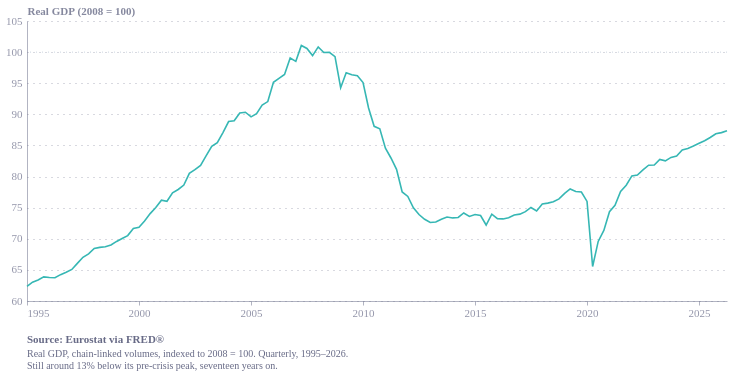

The code cell stored with this chart in its notebook:
### Code cell
import pandas as pd
import altair as alt
from ecostyles import EcoStyles

styles = EcoStyles(); styles.register_and_enable_theme()

BASE_YEAR = 2008  # Eurostat via FRED base

df = (pd.read_csv("../Data/CLVMNACSCAB1GQEL.csv")
        .rename(columns={"observation_date": "date", "CLVMNACSCAB1GQEL": "value"}))
df["date"] = pd.to_datetime(df["date"])
df = df[["date", "value"]].dropna().sort_values("date")

base = df.loc[df["date"].dt.year == BASE_YEAR, "value"].mean()
df["index"] = df["value"] / base * 100
df["series"] = "gdp"

rule_100 = alt.Chart(pd.DataFrame({"y": [100]})).mark_rule(
    color="#cbd5e1", strokeDash=[1, 5], strokeWidth=1).encode(y="y:Q")

line = alt.Chart(df).mark_line(strokeWidth=1.6).encode(
    x=alt.X("date:T", axis=alt.Axis(format="%Y", tickCount=8), title=None),
    y=alt.Y("index:Q", scale=alt.Scale(zero=False), title="Real GDP (2008 = 100)"),
    color=alt.Color("series:N", legend=None))

caption = alt.Title(
    text="Source: Eurostat via FRED®",
    subtitle=[
        "Real GDP, chain-linked volumes, indexed to 2008 = 100. Quarterly, 1995–2026.",
        "Still around 13% below its pre-crisis peak, seventeen years on.",
    ],
    orient="bottom", anchor="start",
    fontSize=11, subtitleFontSize=10,
    color="#676A86", subtitleColor="#676A86", dy=12)

chart = (
    (rule_100 + line)
    .properties(width=700, height=280, title=caption)
    .configure(background="white", font="Circular Std")
    .configure_view(fill="transparent", stroke="transparent")
    .configure_axis(labelColor="#676A86", titleColor="#676A86"))

styles.save(chart, name="greece_GDP", svg=True)
chart

### Figure 1 — Vega-Lite specification as saved in the notebook (floating-point values rounded to 4 significant figures)
{"config": {"font": "Circular Std", "text": {"color": "#676A86", "align": "left", "baseline": "middle", "dx": 7, "dy": 0, "fontSize": 11}, "view": {"stroke": "transparent", "continuousWidth": 400, "continuousHeight": 300, "discreteWidth": 400, "discreteHeight": 300, "fill": "transparent"}, "range": {"category": ["#36B7B4", "#E6224B", "#F4C245", "#0063AF", "#00A767", "#179FDB", "#EB5C2E", "#5C267B", "#122B39"], "diverging": ["#E6224B", "#E54753", "#C9C9C9", "#179FDB", "#122B39"], "heatmap": ["#C9C9C9", "#179FDB", "#0063AF", "#122B39"], "ordinal": ["#00A767", "#36B7B4", "#179FDB", "#0063AF", "#243B5A"]}, "bar": {"color": "#179fdb"}, "line": {"color": "#e6224b"}, "rule": {"color": "#676A86"}, "area": {"opacity": 0.8}, "point": {"filled": true, "size": 80, "color": "#e6224b", "opacity": 0.95}, "geoshape": {"stroke": "white", "strokeWidth": 0.3}, "rect": {"fill": "#d6d4d4", "opacity": 0.3}, "axis": {"labelColor": "#676A86", "labelFontSize": 11, "labelFont": "Circular Std", "labelOpacity": 0.7, "tickColor": "#676A86", "tickOpacity": 0.5, "domainColor": "#676A86", "domainOpacity": 0.5, "gridColor": "#676A86", "gridDash": [2, 2], "gridOpacity": 0.5, "title": null, "titleColor": "#676A86", "titleOpacity": 0.8, "tickSize": 4}, "axisXDiscrete": {"grid": false, "labelAngle": 0, "tickCount": 10, "tickOpacity": 0.5, "title": null}, "axisYDiscrete": {"ticks": false, "labelPadding": 5}, "axisXTemporal": {"grid": false, "ticks": true}, "axisXQuantitative": {"grid": true}, "axisYQuantitative": {"gridColor": "#676A86", "gridDash": [1, 5], "gridOpacity": 0.5, "ticks": false, "labelPadding": 5, "tickCount": 8, "titleAngle": 0, "titleAlign": "left", "titleBaseline": "bottom", "titleX": 0, "titleY": -5}, "title": {"color": "#676A86E6", "subtitleColor": "#676A86", "font": "Circular Std", "subtitleFont": "Circular Std", "anchor": "start", "fontSize": 14, "subtitleFontSize": 12, "subtitlePadding": 4, "offset": 0, "frame": "group"}, "legend": {"titleColor": "#122b39", "title": null, "labelColor": "#122b39", "labelFontSize": 11}, "background": "white"}, "layer": [{"data": {"name": "data-9d78020f76d997398dca41cfa4b6d9e0"}, "mark": {"type": "rule", "color": "#cbd5e1", "strokeDash": [1, 5], "strokeWidth": 1}, "encoding": {"y": {"field": "y", "type": "quantitative"}}}, {"data": {"name": "data-cc271c2f677c384350f651e44cf85886"}, "mark": {"type": "line", "strokeWidth": 1.6}, "encoding": {"color": {"field": "series", "legend": null, "type": "nominal"}, "x": {"axis": {"format": "%Y", "tickCount": 8}, "field": "date", "title": null, "type": "temporal"}, "y": {"field": "index", "scale": {"zero": false}, "title": "Real GDP (2008 = 100)", "type": "quantitative"}}}], "height": 280, "title": {"text": "Source: Eurostat via FRED®", "anchor": "start", "color": "#676A86", "dy": 12, "fontSize": 11, "orient": "bottom", "subtitle": ["Real GDP, chain-linked volumes, indexed to 2008 = 100. Quarterly, 1995–2026.", "Still around 13% below its pre-crisis peak, seventeen years on."], "subtitleColor": "#676A86", "subtitleFontSize": 10}, "width": 700, "$schema": "https://vega.github.io/schema/vega-lite/v6.4.1.json", "datasets": {"data-9d78020f76d997398dca41cfa4b6d9e0": [{"y": 100}], "data-cc271c2f677c384350f651e44cf85886": [{"date": "1995-01-01T00:00:00", "value": 38620.0, "index": 62.35, "series": "gdp"}, {"date": "1995-04-01T00:00:00", "value": 39040.0, "index": 63.03, "series": "gdp"}, {"date": "1995-07-01T00:00:00", "value": 39260.0, "index": 63.38, "series": "gdp"}, {"date": "1995-10-01T00:00:00", "value": 39570.0, "index": 63.88, "series": "gdp"}, {"date": "1996-01-01T00:00:00", "value": 39510.0, "index": 63.78, "series": "gdp"}, {"date": "1996-04-01T00:00:00", "value": 39480.0, "index": 63.74, "series": "gdp"}, {"date": "1996-07-01T00:00:00", "value": 39790.0, "index": 64.23, "series": "gdp"}, {"date": "1996-10-01T00:00:00", "value": 40040.0, "index": 64.63, "series": "gdp"}, {"date": "1997-01-01T00:00:00", "value": 40310.0, "index": 65.07, "series": "gdp"}, {"date": "1997-04-01T00:00:00", "value": 40920.0, "index": 66.05, "series": "gdp"}, {"date": "1997-07-01T00:00:00", "value": 41520.0, "index": 67.02, "series": "gdp"}, {"date": "1997-10-01T00:00:00", "value": 41860.0, "index": 67.57, "series": "gdp"}, {"date": "1998-01-01T00:00:00", "value": 42400.0, "index": 68.44, "series": "gdp"}, {"date": "1998-04-01T00:00:00", "value": 42510.0, "index": 68.62, "series": "gdp"}, {"date": "1998-07-01T00:00:00", "value": 42570.0, "index": 68.72, "series": "gdp"}, {"date": "1998-10-01T00:00:00", "value": 42750.0, "index": 69.01, "series": "gdp"}, {"date": "1999-01-01T00:00:00", "value": 43100.0, "index": 69.57, "series": "gdp"}, {"date": "1999-04-01T00:00:00", "value": 43390.0, "index": 70.05, "series": "gdp"}, {"date": "1999-07-01T00:00:00", "value": 43680.0, "index": 70.51, "series": "gdp"}, {"date": "1999-10-01T00:00:00", "value": 44390.0, "index": 71.66, "series": "gdp"}, {"date": "2000-01-01T00:00:00", "value": 44500.0, "index": 71.84, "series": "gdp"}, {"date": "2000-04-01T00:00:00", "value": 45130.0, "index": 72.85, "series": "gdp"}, {"date": "2000-07-01T00:00:00", "value": 45870.0, "index": 74.04, "series": "gdp"}, {"date": "2000-10-01T00:00:00", "value": 46470.0, "index": 75.02, "series": "gdp"}, {"date": "2001-01-01T00:00:00", "value": 47210.0, "index": 76.21, "series": "gdp"}, {"date": "2001-04-01T00:00:00", "value": 47100.0, "index": 76.03, "series": "gdp"}, {"date": "2001-07-01T00:00:00", "value": 47950.0, "index": 77.4, "series": "gdp"}, {"date": "2001-10-01T00:00:00", "value": 48270.0, "index": 77.93, "series": "gdp"}, {"date": "2002-01-01T00:00:00", "value": 48720.0, "index": 78.64, "series": "gdp"}, {"date": "2002-04-01T00:00:00", "value": 49880.0, "index": 80.52, "series": "gdp"}, {"date": "2002-07-01T00:00:00", "value": 50240.0, "index": 81.1, "series": "gdp"}, {"date": "2002-10-01T00:00:00", "value": 50670.0, "index": 81.8, "series": "gdp"}, {"date": "2003-01-01T00:00:00", "value": 51640.0, "index": 83.36, "series": "gdp"}, {"date": "2003-04-01T00:00:00", "value": 52570.0, "index": 84.86, "series": "gdp"}, {"date": "2003-07-01T00:00:00", "value": 52940.0, "index": 85.46, "series": "gdp"}, {"date": "2003-10-01T00:00:00", "value": 53940.0, "index": 87.08, "series": "gdp"}, {"date": "2004-01-01T00:00:00", "value": 55040.0, "index": 88.85, "series": "gdp"}, {"date": "2004-04-01T00:00:00", "value": 55120.0, "index": 88.97, "series": "gdp"}, {"date": "2004-07-01T00:00:00", "value": 55890.0, "index": 90.22, "series": "gdp"}, {"date": "2004-10-01T00:00:00", "value": 55960.0, "index": 90.34, "series": "gdp"}, {"date": "2005-01-01T00:00:00", "value": 55500.0, "index": 89.59, "series": "gdp"}, {"date": "2005-04-01T00:00:00", "value": 55830.0, "index": 90.12, "series": "gdp"}, {"date": "2005-07-01T00:00:00", "value": 56680.0, "index": 91.5, "series": "gdp"}, {"date": "2005-10-01T00:00:00", "value": 57020.0, "index": 92.05, "series": "gdp"}, {"date": "2006-01-01T00:00:00", "value": 58940.0, "index": 95.14, "series": "gdp"}, {"date": "2006-04-01T00:00:00", "value": 59340.0, "index": 95.79, "series": "gdp"}, {"date": "2006-07-01T00:00:00", "value": 59730.0, "index": 96.42, "series": "gdp"}, {"date": "2006-10-01T00:00:00", "value": 61360.0, "index": 99.06, "series": "gdp"}, {"date": "2007-01-01T00:00:00", "value": 61030.0, "index": 98.51, "series": "gdp"}, {"date": "2007-04-01T00:00:00", "value": 62610.0, "index": 101.1, "series": "gdp"}, {"date": "2007-07-01T00:00:00", "value": 62320.0, "index": 100.6, "series": "gdp"}, {"date": "2007-10-01T00:00:00", "value": 61600.0, "index": 99.44, "series": "gdp"}, {"date": "2008-01-01T00:00:00", "value": 62470.0, "index": 100.8, "series": "gdp"}, {"date": "2008-04-01T00:00:00", "value": 61910.0, "index": 99.93, "series": "gdp"}, {"date": "2008-07-01T00:00:00", "value": 61930.0, "index": 99.96, "series": "gdp"}, {"date": "2008-10-01T00:00:00", "value": 61500.0, "index": 99.27, "series": "gdp"}, {"date": "2009-01-01T00:00:00", "value": 58400.0, "index": 94.27, "series": "gdp"}, {"date": "2009-04-01T00:00:00", "value": 59900.0, "index": 96.69, "series": "gdp"}, {"date": "2009-07-01T00:00:00", "value": 59690.0, "index": 96.36, "series": "gdp"}, {"date": "2009-10-01T00:00:00", "value": 59600.0, "index": 96.21, "series": "gdp"}, {"date": "2010-01-01T00:00:00", "value": 58920.0, "index": 95.11, "series": "gdp"}, {"date": "2010-04-01T00:00:00", "value": 56390.0, "index": 91.02, "series": "gdp"}, {"date": "2010-07-01T00:00:00", "value": 54560.0, "index": 88.08, "series": "gdp"}, {"date": "2010-10-01T00:00:00", "value": 54320.0, "index": 87.69, "series": "gdp"}, {"date": "2011-01-01T00:00:00", "value": 52380.0, "index": 84.55, "series": "gdp"}, {"date": "2011-04-01T00:00:00", "value": 51410.0, "index": 82.98, "series": "gdp"}, {"date": "2011-07-01T00:00:00", "value": 50280.0, "index": 81.17, "series": "gdp"}, {"date": "2011-10-01T00:00:00", "value": 48020.0, "index": 77.52, "series": "gdp"}, {"date": "2012-01-01T00:00:00", "value": 47580.0, "index": 76.81, "series": "gdp"}, {"date": "2012-04-01T00:00:00", "value": 46450.0, "index": 74.99, "series": "gdp"}, {"date": "2012-07-01T00:00:00", "value": 45780.0, "index": 73.9, "series": "gdp"}, {"date": "2012-10-01T00:00:00", "value": 45300.0, "index": 73.13, "series": "gdp"}, {"date": "2013-01-01T00:00:00", "value": 44980.0, "index": 72.61, "series": "gdp"}, {"date": "2013-04-01T00:00:00", "value": 45030.0, "index": 72.7, "series": "gdp"}, {"date": "2013-07-01T00:00:00", "value": 45310.0, "index": 73.14, "series": "gdp"}, {"date": "2013-10-01T00:00:00", "value": 45540.0, "index": 73.5, "series": "gdp"}, {"date": "2014-01-01T00:00:00", "value": 45440.0, "index": 73.35, "series": "gdp"}, {"date": "2014-04-01T00:00:00", "value": 45490.0, "index": 73.43, "series": "gdp"}, {"date": "2014-07-01T00:00:00", "value": 45930.0, "index": 74.15, "series": "gdp"}, {"date": "2014-10-01T00:00:00", "value": 45590.0, "index": 73.59, "series": "gdp"}, {"date": "2015-01-01T00:00:00", "value": 45780.0, "index": 73.9, "series": "gdp"}, {"date": "2015-04-01T00:00:00", "value": 45680.0, "index": 73.73, "series": "gdp"}, {"date": "2015-07-01T00:00:00", "value": 44740.0, "index": 72.21, "series": "gdp"}, {"date": "2015-10-01T00:00:00", "value": 45810.0, "index": 73.95, "series": "gdp"}, {"date": "2016-01-01T00:00:00", "value": 45370.0, "index": 73.23, "series": "gdp"}, {"date": "2016-04-01T00:00:00", "value": 45340.0, "index": 73.19, "series": "gdp"}, {"date": "2016-07-01T00:00:00", "value": 45470.0, "index": 73.39, "series": "gdp"}, {"date": "2016-10-01T00:00:00", "value": 45740.0, "index": 73.83, "series": "gdp"}, {"date": "2017-01-01T00:00:00", "value": 45820.0, "index": 73.96, "series": "gdp"}, {"date": "2017-04-01T00:00:00", "value": 46070.0, "index": 74.36, "series": "gdp"}, {"date": "2017-07-01T00:00:00", "value": 46480.0, "index": 75.03, "series": "gdp"}, {"date": "2017-10-01T00:00:00", "value": 46130.0, "index": 74.47, "series": "gdp"}, {"date": "2018-01-01T00:00:00", "value": 46830.0, "index": 75.59, "series": "gdp"}, {"date": "2018-04-01T00:00:00", "value": 46920.0, "index": 75.73, "series": "gdp"}, {"date": "2018-07-01T00:00:00", "value": 47040.0, "index": 75.94, "series": "gdp"}, {"date": "2018-10-01T00:00:00", "value": 47330.0, "index": 76.41, "series": "gdp"}, {"date": "2019-01-01T00:00:00", "value": 47880.0, "index": 77.28, "series": "gdp"}, {"date": "2019-04-01T00:00:00", "value": 48320.0, "index": 78.0, "series": "gdp"}, {"date": "2019-07-01T00:00:00", "value": 48080.0, "index": 77.61, "series": "gdp"}, {"date": "2019-10-01T00:00:00", "value": 48020.0, "index": 77.52, "series": "gdp"}, {"date": "2020-01-01T00:00:00", "value": 47080.0, "index": 76.0, "series": "gdp"}, {"date": "2020-04-01T00:00:00", "value": 40610.0, "index": 65.55, "series": "gdp"}, {"date": "2020-07-01T00:00:00", "value": 43100.0, "index": 69.58, "series": "gdp"}, {"date": "2020-10-01T00:00:00", "value": 44200.0, "index": 71.35, "series": "gdp"}, {"date": "2021-01-01T00:00:00", "value": 46050.0, "index": 74.34, "series": "gdp"}, {"date": "2021-04-01T00:00:00", "value": 46700.0, "index": 75.39, "series": "gdp"}, {"date": "2021-07-01T00:00:00", "value": 48070.0, "index": 77.6, "series": "gdp"}, {"date": "2021-10-01T00:00:00", "value": 48700.0, "index": 78.62, "series": "gdp"}, {"date": "2022-01-01T00:00:00", "value": 49620.0, "index": 80.1, "series": "gdp"}, {"date": "2022-04-01T00:00:00", "value": 49720.0, "index": 80.25, "series": "gdp"}, {"date": "2022-07-01T00:00:00", "value": 50230.0, "index": 81.08, "series": "gdp"}, {"date": "2022-10-01T00:00:00", "value": 50690.0, "index": 81.82, "series": "gdp"}, {"date": "2023-01-01T00:00:00", "value": 50700.0, "index": 81.85, "series": "gdp"}, {"date": "2023-04-01T00:00:00", "value": 51270.0, "index": 82.76, "series": "gdp"}, {"date": "2023-07-01T00:00:00", "value": 51120.0, "index": 82.52, "series": "gdp"}, {"date": "2023-10-01T00:00:00", "value": 51460.0, "index": 83.07, "series": "gdp"}, {"date": "2024-01-01T00:00:00", "value": 51610.0, "index": 83.31, "series": "gdp"}, {"date": "2024-04-01T00:00:00", "value": 52210.0, "index": 84.28, "series": "gdp"}, {"date": "2024-07-01T00:00:00", "value": 52360.0, "index": 84.52, "series": "gdp"}, {"date": "2024-10-01T00:00:00", "value": 52600.0, "index": 84.91, "series": "gdp"}, {"date": "2025-01-01T00:00:00", "value": 52870.0, "index": 85.35, "series": "gdp"}, {"date": "2025-04-01T00:00:00", "value": 53130.0, "index": 85.76, "series": "gdp"}, {"date": "2025-07-01T00:00:00", "value": 53450.0, "index": 86.28, "series": "gdp"}, {"date": "2025-10-01T00:00:00", "value": 53820.0, "index": 86.88, "series": "gdp"}, {"date": "2026-01-01T00:00:00", "value": 53930.0, "index": 87.06, "series": "gdp"}, {"date": "2026-04-01T00:00:00", "value": 54120.0, "index": 87.36, "series": "gdp"}]}}
